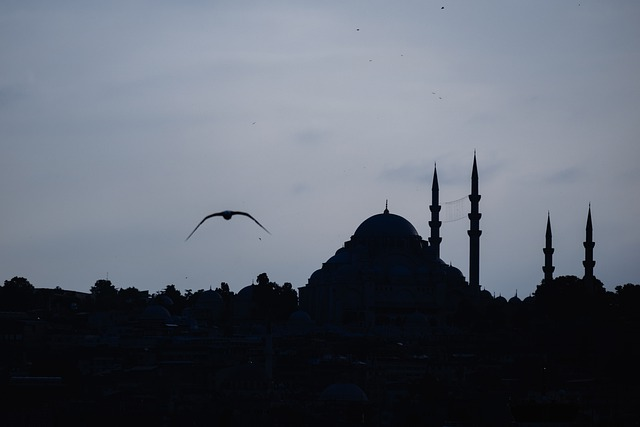
#> input picture semana2/istanbul.jpg, 640 x 427 px, found by its file name
$ jupyter execute ELT578_P2.ipynb
#> lines starting #> are read from the running program, lines starting #| are printed output that depends on the picture; after the words box and inside, x2 and y2 are one past the last pixel; in counts of white or black regions, pixels touching at a corner belong together; long printed decimals are rounded
<center>Universidade Federal de Viçosa</center>
<center>Coordenadoria de Educação Aberta e a Distância</center>
<center>Inteligência Artificial e Computacional</center>
<center>ELT578 - Análise de Imagens e Visão Computacional</center>
<center>TURMA 2023/1</center>

**<center>AULA PRÁTICA 2: Técnicas de Realce</center>**

[cell 1]
#Permissão para acessar o drive
from google.colab import drive
drive.mount('/content/drive')

[cell 2]
#Importando bibliotecas
import numpy as np
import cv2
from google.colab.patches import cv2_imshow

Im=Ie = cv2.imread('/content/drive/MyDrive/ELT578/SEMANA_2/istanbul.jpg',0)
#> Im: shape (427, 640); min 0, max 196, mean 97.9
cv2_imshow(np.uint8(Im))

#Negativo da Imagem
neg = cv2.subtract(255,Im)

cv2_imshow(neg)

[cell 3]
#Transformação Logarítmica
#realcar a parte escura
Ie = cv2.imread('/content/drive/MyDrive/ELT578/SEMANA_2/istanbul.jpg',0)
print (Im.max())
#| 196
cv2_imshow(Ie)

Is = np.log(cv2.add(Ie,1))
print (Is.dtype)
#| float16
print (Is.max())
#| 5.285
print (Is.min())
#| 0.0

Is= (Is-Is.min())/(Is.max()-Is.min())*255
print (Is.dtype)
#| float16
print (Is.max())
#| 255.0
print (Is.min())
#| 0.0

Is = np.uint8(Is)
print (Is.dtype)
#| uint8
print (Is.max())
#| 255
print (Is.min())
#| 0

cv2_imshow(Is)

[cell 4]
#Transformação Exponencial
#realcar a parte clara
Ie = cv2.imread('/content/drive/MyDrive/ELT578/SEMANA_2/lake_monona.jpeg',0)
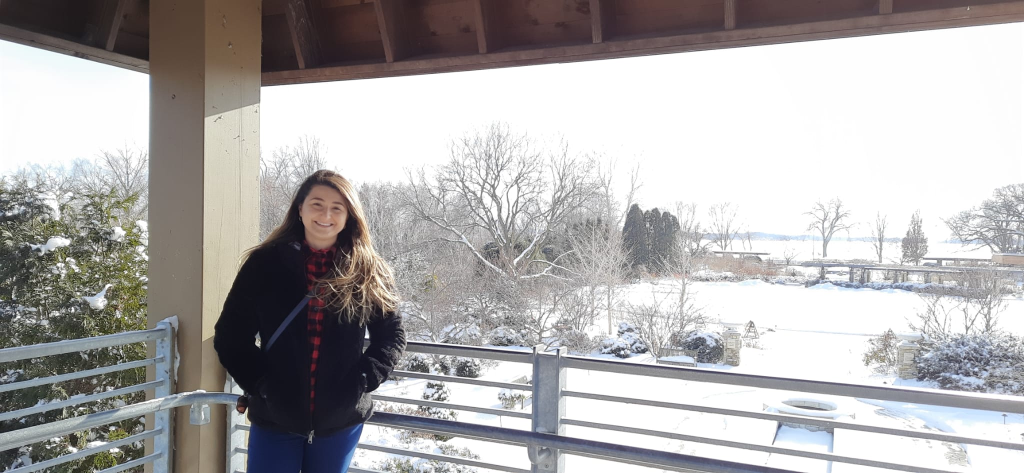
#> input picture semana2/lake_monona.jpeg, 2048 x 946 px, found by its file name (shown at 1/2 size)
#> Ie: shape (946, 2048); min 0, max 255, mean 173.9
print (np.max(Ie))
#| 255
print (np.min(Ie))
#| 0

cv2_imshow(Ie)

b=1.02

Is = np.power(b,Ie)-1
#> Is: shape (946, 2048) float64
print (Is.max())
#| 154.971
print (Is.min())
#| 0.0

Is = Is*255/Is.max()
print (Is.dtype)
#| float64
print (Is.max())
#| 255.0
print (Is.min())
#| 0.0

Is = np.uint8(Is)
print (Is.dtype)
#| uint8
print (Is.max())
#| 255
print (Is.min())
#| 0

cv2_imshow(Is)

[cell 5]
#Limiarização

Im = cv2.imread('/content/drive/MyDrive/ELT578/SEMANA_2/PC.jpg',0)
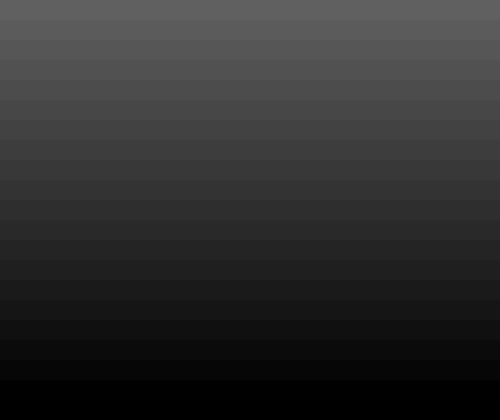
#> input picture semana2/PC.jpg, 500 x 420 px, found by its file name
#> Im is the input picture: shape (420, 500); min 0, max 97, mean 46.2

#k = np.mean(Im)
k=30
print (k)

Im_thr = Im.copy()
Im_thr[Im > k]=255
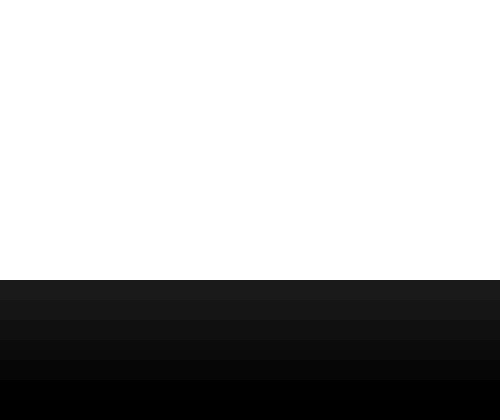
#> Im_thr: shape (420, 500); min 0, max 255, mean 173.9
Im_thr[Im <= k]=0
#> Im_thr: shape (420, 500); 66.7% white; 1 black region, box (x1, y1, x2, y2) and area: (0, 280, 500, 420) 70000

print (Im_thr.min())
#| 0
print (Im_thr.max())
#| 255
print (Im_thr.dtype)
#| uint8

cv2_imshow(Im_thr)

[cell 6]
#EQUALIZAÇÃO - Processamento preto e branco

from matplotlib import pyplot as plt

Im = cv2.imread('/content/drive/MyDrive/ELT578/SEMANA_2/istanbul.jpg',0)
#cv2_imshow(Im)

Im_eq=cv2.equalizeHist(Im) #Equalização - melhora o contraste
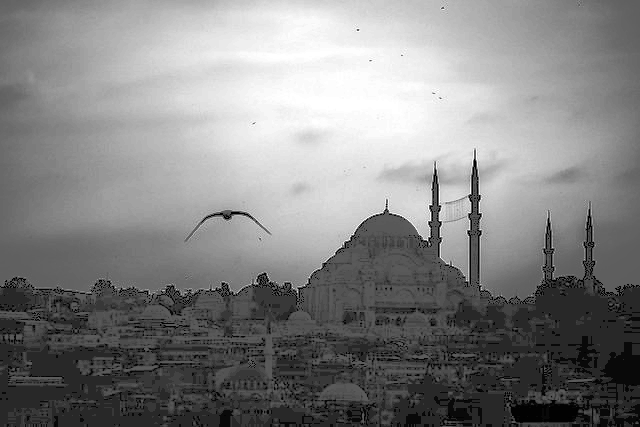
#> Im_eq: shape (427, 640); min 0, max 255, mean 131.2

resul=np.hstack((Im,Im_eq))
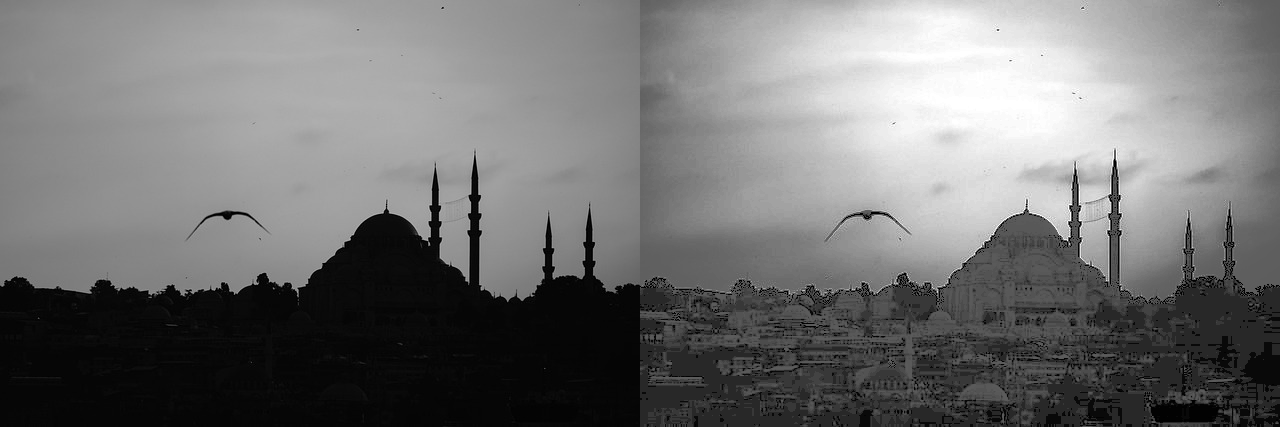
#> resul: shape (427, 1280); min 0, max 255, mean 114.6

cv2_imshow(resul)

cv2.imwrite('Equalizacao.png',Im_eq)

plt.hist(Im.ravel(), 255,[0,256])
plt.show()
#> figure, not shown here; tallest bar 33081 high, from x = 5.02 to 6.02

plt.hist(Im_eq.ravel(), 255,[0,256])
plt.show()
#> figure, not shown here; tallest bar 33081 high, from x = 39.15 to 40.16

[cell 7]
#EQUALIZAÇÃO - Processamento RGB

#Explicação
#OpenCV carrega imagens coloridas no espaço de cores BGR. Com este espaço de cores, não é possível equalizar o histograma sem afetar as informações de cores porque
#todos os 3 canais contêm informações de cores. Portanto, você deve converter a imagem BGR em um espaço de cores como YCrCb. No espaço de cores YCrCb, o canal Y da imagem contém apenas
#informações de intensidade, enquanto os canais Cr e Cb contêm todas as informações de cores da imagem. Portanto, apenas o canal Y deve ser processado para obter uma imagem equalizada do histograma
#sem alterar nenhuma informação de cor. Após o processamento, a imagem YCrCb deve ser convertida para o espaço de cores BGR antes de chamar a função imshow ().

from matplotlib import pyplot as plt

img = cv2.imread('/content/drive/MyDrive/ELT578/SEMANA_2/istanbul.jpg')
#> img is the input picture: shape (427, 640, 3); mean B, G, R 109.8, 98.5, 92.3
img_yuv = cv2.cvtColor(img, cv2.COLOR_BGR2YUV) #YUV
#> img_yuv: shape (427, 640, 3); mean of channels 0, 1, 2 97.9, 133.8, 123

# equalize the histogram of the Y channel
img_yuv[:,:,0] = cv2.equalizeHist(img_yuv[:,:,0])
#> img_yuv: shape (427, 640, 3); mean of channels 0, 1, 2 131.6, 133.8, 123

# convert the YUV image back to RGB format
img_output = cv2.cvtColor(img_yuv, cv2.COLOR_YUV2BGR)

cv2_imshow(img)
cv2_imshow(img_output)
cv2.imwrite('/content/drive/MyDrive/ELT578/SEMANA_2/Equalizacao_RBG.jpg', img_output, [int(cv2.IMWRITE_JPEG_QUALITY), 100])

color = ('b','g','r')

for i,col in enumerate(color):
    histr1 = cv2.calcHist([img],[i],None,[256],[0,256])
    plt.plot(histr1,color = col)
    plt.xlim([0,256])
plt.show()
#> figure, not shown here; curve peaks at x = 10, y = 18647; curve peaks at x = 6, y = 29196; curve peaks at x = 6, y = 35564


for i,col in enumerate(color):
    histr2 = cv2.calcHist([img_output],[i],None,[256],[0,256])
    plt.plot(histr2,color = col)
    plt.xlim([0,256])
plt.show()
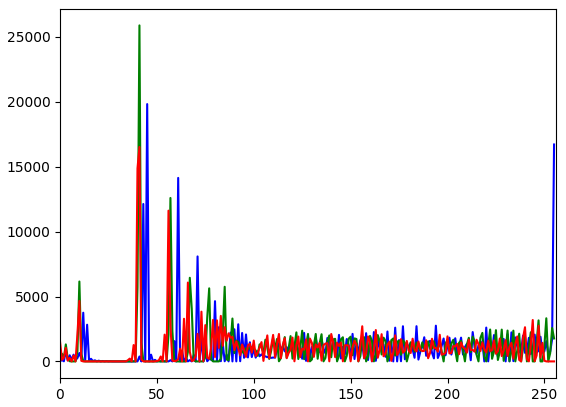
#> figure drawn by matplotlib, 1 panel; curve peaks at x = 45, y = 19824; curve peaks at x = 41, y = 25887; curve peaks at x = 41, y = 16519

[cell 8]
#CLAHE (Contrast Limited Adaptive Histogram Equalization)
#Parameters :
#When applying CLAHE, there are two parameters to be remembered:
#clipLimit – This parameter sets the threshold for contrast limiting. The default value is 40.
#tileGridSize – This sets the number of tiles in the row and column. By default this is 8×8. It is used while the image is divided into tiles for applying CLAHE.

import cv2
import numpy as np

# Reading the image from the present directory
image = cv2.imread('/content/drive/MyDrive/ELT578/SEMANA_2/image.jpg')
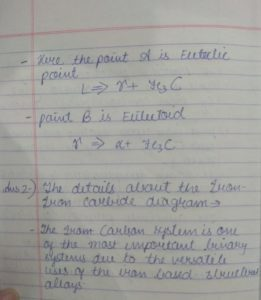
#> input picture semana2/image.jpg, 261 x 300 px, found by its file name
#> image is the input picture: shape (300, 261, 3); mean B, G, R 157.3, 160.5, 160.7
# Resizing the image for compatibility
image = cv2.resize(image, (500, 600))
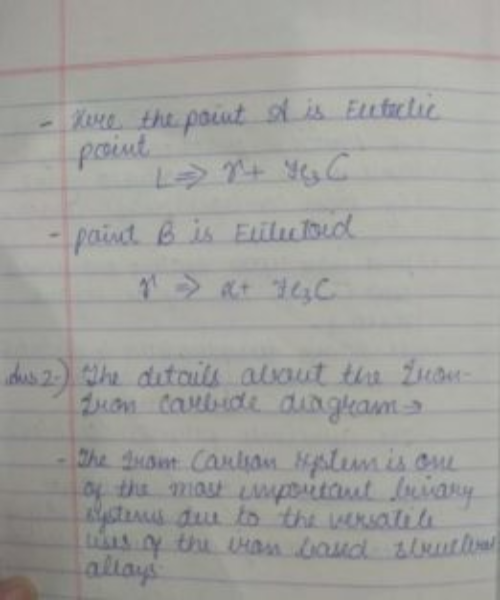
#> image: shape (600, 500, 3); mean B, G, R 157.2, 160.5, 160.6
cv2_imshow(image)

# The initial processing of the image
image = cv2.medianBlur(image, 3)
image_bw = cv2.cvtColor(image, cv2.COLOR_BGR2GRAY)
cv2_imshow(image_bw)

# The declaration of CLAHE
# clipLimit -> Threshold for contrast limiting
clahe = cv2.createCLAHE(clipLimit=5)
final_img = clahe.apply(image_bw) + 30
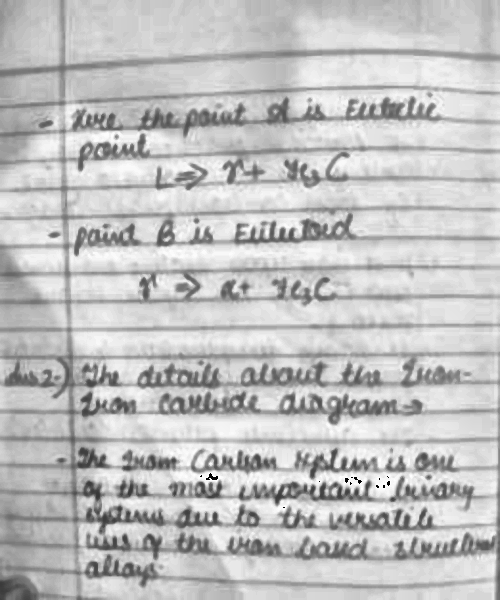
#> final_img: shape (600, 500); min 0, max 255, mean 192.7

# Ordinary thresholding the same image
_, ordinary_img = cv2.threshold(image_bw, 155, 255, cv2.THRESH_BINARY)
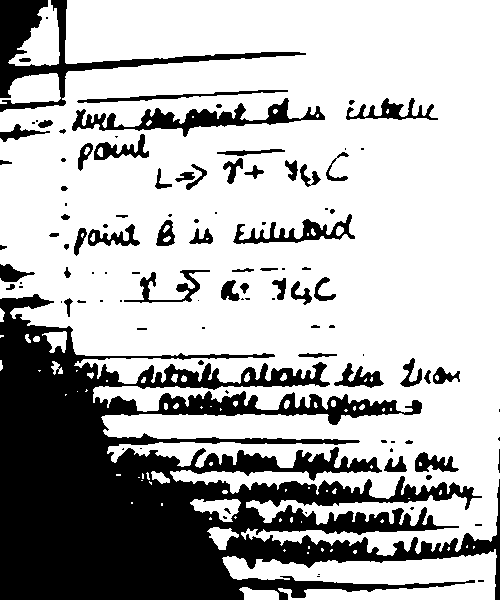
#> ordinary_img: shape (600, 500); 70.5% white; 108 black regions (48 under 20 px), largest, box (x1, y1, x2, y2) and area: (0, 294, 500, 600) 68918, (0, 0, 306, 112) 5336, (72, 98, 325, 137) 2785

# Showing the two images
cv2_imshow(ordinary_img)
cv2_imshow(final_img)
